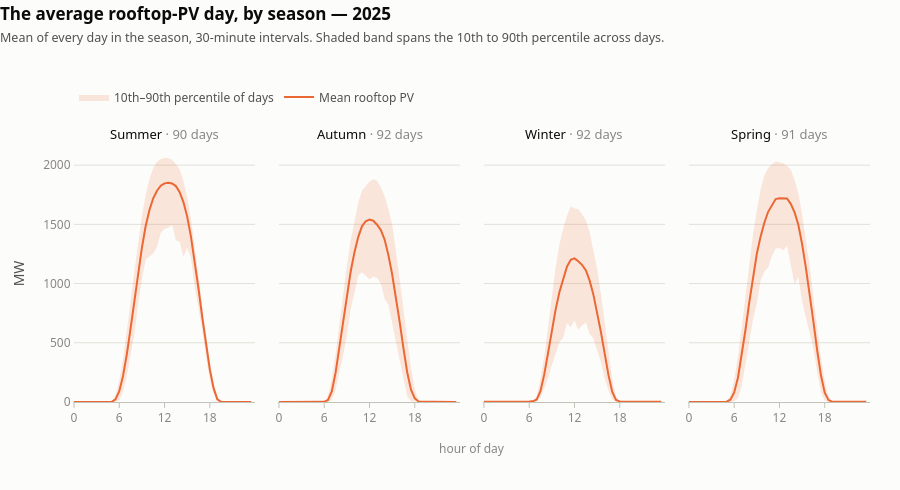

Notebook source saved alongside this figure:
### Markdown cell above
### 1. The average day, by season

Averaging every day in a season onto one 24-hour axis turns ~100,000 points into 48 per line.
Rooftop PV has no night-time floor to hide behind, so the seasonal difference is stark: the shaded
band is the 10th-to-90th percentile across days, and it is widest where a clear day and an overcast
day sit furthest apart.

Seasons are meteorological and southern-hemisphere, so Summer is Dec–Feb. Any season holding
fewer than `MIN_DAYS` days is dropped — all four survive in a complete year like 2025, but it
matters if you set `YEAR = 2026`, where the data stops on 1 September.

### Code cell
# ── Chart 1: average day shape by season ─────────────────────────────────────
SEASON_ORDER = ["Summer", "Autumn", "Winter", "Spring"]
MIN_DAYS = 30          # below this, an "average day" is not meaningful

days = d30.groupby("season")["date"].nunique()
seasons = [s for s in SEASON_ORDER if days.get(s, 0) >= MIN_DAYS]
print("days per season:", days.to_dict())
print("plotted:", seasons, " dropped:", [s for s in SEASON_ORDER if s not in seasons])

# Mean plus a 10th-90th percentile band, taken across the days of each season.
prof = (d30.groupby(["season", "tod_min"])["dpv_mw"]
        .agg(mean="mean",
             p10=lambda s: s.quantile(0.10),
             p90=lambda s: s.quantile(0.90))
        .reset_index())

fig = make_subplots(
    rows=1, cols=len(seasons), shared_yaxes=True, horizontal_spacing=0.03,
    subplot_titles=[f"{s} <span style='color:{MUTED};font-weight:400'>· {days[s]} days</span>"
                    for s in seasons])

for i, s in enumerate(seasons, start=1):
    p = prof[prof.season == s].sort_values("tod_min")
    hrs = p.tod_min / 60
    # Upper edge first, then the lower edge filled back up to it, so the fill
    # lands strictly between the two percentiles.
    fig.add_trace(go.Scatter(
        x=hrs, y=p.p90, name="10th–90th percentile of days", legendgroup="band",
        line=dict(width=0), showlegend=False, hoverinfo="skip"), row=1, col=i)
    fig.add_trace(go.Scatter(
        x=hrs, y=p.p10, name="10th–90th percentile of days", legendgroup="band",
        line=dict(width=0), fill="tonexty", fillcolor="rgba(235,104,52,0.16)",
        showlegend=(i == 1), hoverinfo="skip"), row=1, col=i)
    fig.add_trace(go.Scatter(
        x=hrs, y=p["mean"], name="Mean rooftop PV", legendgroup="mean",
        line=dict(color=ORANGE, width=2), showlegend=(i == 1),
        hovertemplate="%{y:.0f} MW<extra>Mean rooftop PV</extra>"), row=1, col=i)
    fig.update_xaxes(range=[0, 24], tickvals=[0, 6, 12, 18], row=1, col=i)

fig.update_yaxes(rangemode="tozero")
fig.update_yaxes(title_text="MW", row=1, col=1)
for a in fig.layout.annotations[:len(seasons)]:
    a.font.size, a.font.color = 13, INK

style(fig, f"The average rooftop-PV day, by season — {YEAR}",
      "Mean of every day in the season, 30-minute intervals. "
      "Shaded band spans the 10th to 90th percentile across days.",
      height=490, top=145, bottom=88, legend_y=1.13)
# One centred axis label rather than one per panel, so it stays centred at any panel count
fig.add_annotation(text="hour of day", xref="paper", yref="paper", x=0.5, y=-0.22,
                   showarrow=False, font=dict(color=MUTED, size=12))
fig.show()

# The numbers behind the shapes.
by_season = (d30.groupby(["season", "date"])["dpv_mw"]
             .agg(peak="max", energy=lambda s: s.sum() / 2 / 1000)   # 30-min MW -> GWh
             .reset_index().groupby("season")[["peak", "energy"]].mean()
             .reindex(seasons).round(2))
by_season.columns = ["mean daily peak (MW)", "mean daily energy (GWh)"]
print(by_season)

### Figure 1 — Plotly figure (JSON) as saved in the notebook; plotly's stock layout.template omitted (floating-point values rounded to 4 significant figures)
{"data": [{"hoverinfo": "skip", "legendgroup": "band", "line": {"width": 0}, "name": "10th–90th percentile of days", "showlegend": false, "type": "scatter", "x": [0.0, 0.5, 1.0, 1.5, 2.0, 2.5, 3.0, 3.5, 4.0, 4.5, 5.0, 5.5, 6.0, 6.5, 7.0, 7.5, 8.0, 8.5, 9.0, 9.5, 10.0, 10.5, 11.0, 11.5, 12.0, 12.5, 13.0, 13.5, 14.0, 14.5, 15.0, 15.5, 16.0, 16.5, 17.0, 17.5, 18.0, 18.5, 19.0, 19.5, 20.0, 20.5, 21.0, 21.5, 22.0, 22.5, 23.0, 23.5], "xaxis": "x", "y": [0.9007, 0.7747, 0.6875, 0.6107, 0.51, 0.56, 0.5305, 0.5315, 0.5613, 0.561, 3.939, 59.29, 181.1, 360.7, 589.0, 843.9, 1107.0, 1350.0, 1563.0, 1750.0, 1880.0, 1975.0, 2028.0, 2052.0, 2061.0, 2057.0, 2046.0, 2010.0, 1963.0, 1865.0, 1727.0, 1542.0, 1321.0, 1072.0, 805.9, 553.8, 333.2, 156.4, 38.28, 3.572, 3.014, 2.789, 1.874, 1.465, 1.297, 1.158, 1.051, 0.9138], "yaxis": "y"}, {"fill": "tonexty", "fillcolor": "rgba(235,104,52,0.16)", "hoverinfo": "skip", "legendgroup": "band", "line": {"width": 0}, "name": "10th–90th percentile of days", "showlegend": true, "type": "scatter", "x": [0.0, 0.5, 1.0, 1.5, 2.0, 2.5, 3.0, 3.5, 4.0, 4.5, 5.0, 5.5, 6.0, 6.5, 7.0, 7.5, 8.0, 8.5, 9.0, 9.5, 10.0, 10.5, 11.0, 11.5, 12.0, 12.5, 13.0, 13.5, 14.0, 14.5, 15.0, 15.5, 16.0, 16.5, 17.0, 17.5, 18.0, 18.5, 19.0, 19.5, 20.0, 20.5, 21.0, 21.5, 22.0, 22.5, 23.0, 23.5], "xaxis": "x", "y": [0.069, 0.069, 0.069, 0.06, 0.06, 0.06, 0.06, 0.06, 0.06, 0.05, 0.07, 0.4982, 12.89, 89.94, 219.5, 388.6, 574.1, 825.8, 1036.0, 1200.0, 1223.0, 1253.0, 1308.0, 1428.0, 1462.0, 1471.0, 1497.0, 1368.0, 1352.0, 1226.0, 1302.0, 1217.0, 969.4, 780.3, 611.0, 377.4, 188.3, 69.26, 7.02, 0.517, 0.2435, 0.08, 0.07, 0.07, 0.07, 0.07, 0.07, 0.07], "yaxis": "y"}, {"hovertemplate": "%{y:.0f} MW<extra>Mean rooftop PV</extra>", "legendgroup": "mean", "line": {"color": "#eb6834", "width": 2}, "name": "Mean rooftop PV", "showlegend": true, "type": "scatter", "x": [0.0, 0.5, 1.0, 1.5, 2.0, 2.5, 3.0, 3.5, 4.0, 4.5, 5.0, 5.5, 6.0, 6.5, 7.0, 7.5, 8.0, 8.5, 9.0, 9.5, 10.0, 10.5, 11.0, 11.5, 12.0, 12.5, 13.0, 13.5, 14.0, 14.5, 15.0, 15.5, 16.0, 16.5, 17.0, 17.5, 18.0, 18.5, 19.0, 19.5, 20.0, 20.5, 21.0, 21.5, 22.0, 22.5, 23.0, 23.5], "xaxis": "x", "y": [0.3663, 0.3714, 0.316, 0.287, 0.2601, 0.2528, 0.2294, 0.2323, 0.2498, 0.2355, 1.419, 22.45, 90.88, 220.5, 402.3, 621.0, 856.1, 1091.0, 1303.0, 1485.0, 1622.0, 1720.0, 1784.0, 1827.0, 1846.0, 1852.0, 1845.0, 1823.0, 1772.0, 1688.0, 1565.0, 1397.0, 1189.0, 956.6, 715.3, 478.2, 275.1, 116.8, 23.09, 1.97, 1.403, 1.039, 0.8318, 0.7001, 0.6995, 0.5797, 0.5287, 0.3858], "yaxis": "y"}, {"hoverinfo": "skip", "legendgroup": "band", "line": {"width": 0}, "name": "10th–90th percentile of days", "showlegend": false, "type": "scatter", "x": [0.0, 0.5, 1.0, 1.5, 2.0, 2.5, 3.0, 3.5, 4.0, 4.5, 5.0, 5.5, 6.0, 6.5, 7.0, 7.5, 8.0, 8.5, 9.0, 9.5, 10.0, 10.5, 11.0, 11.5, 12.0, 12.5, 13.0, 13.5, 14.0, 14.5, 15.0, 15.5, 16.0, 16.5, 17.0, 17.5, 18.0, 18.5, 19.0, 19.5, 20.0, 20.5, 21.0, 21.5, 22.0, 22.5, 23.0, 23.5], "xaxis": "x2", "y": [0.9715, 0.8527, 0.759, 0.6785, 0.4982, 0.506, 0.4688, 0.4512, 0.4813, 0.4425, 0.6495, 0.8843, 2.957, 48.75, 195.8, 399.1, 656.2, 902.0, 1150.0, 1362.0, 1533.0, 1677.0, 1783.0, 1828.0, 1862.0, 1880.0, 1868.0, 1814.0, 1737.0, 1630.0, 1496.0, 1276.0, 1041.0, 786.0, 525.1, 289.1, 104.7, 13.01, 3.947, 3.064, 3.07, 2.421, 2.38, 2.995, 2.718, 2.8, 1.953, 1.801], "yaxis": "y2"}, {"fill": "tonexty", "fillcolor": "rgba(235,104,52,0.16)", "hoverinfo": "skip", "legendgroup": "band", "line": {"width": 0}, "name": "10th–90th percentile of days", "showlegend": false, "type": "scatter", "x": [0.0, 0.5, 1.0, 1.5, 2.0, 2.5, 3.0, 3.5, 4.0, 4.5, 5.0, 5.5, 6.0, 6.5, 7.0, 7.5, 8.0, 8.5, 9.0, 9.5, 10.0, 10.5, 11.0, 11.5, 12.0, 12.5, 13.0, 13.5, 14.0, 14.5, 15.0, 15.5, 16.0, 16.5, 17.0, 17.5, 18.0, 18.5, 19.0, 19.5, 20.0, 20.5, 21.0, 21.5, 22.0, 22.5, 23.0, 23.5], "xaxis": "x2", "y": [0.221, 0.2485, 0.2303, 0.2105, 0.211, 0.22, 0.2033, 0.22, 0.23, 0.2195, 0.23, 0.24, 0.3617, 2.69, 17.08, 100.3, 253.3, 391.5, 569.8, 785.1, 919.3, 1066.0, 1094.0, 1069.0, 1036.0, 1057.0, 1047.0, 1002.0, 872.0, 822.3, 651.8, 509.6, 351.6, 189.1, 49.48, 3.388, 1.268, 0.6038, 0.6265, 0.6692, 0.591, 0.549, 0.3613, 0.3458, 0.3752, 0.267, 0.2807, 0.2785], "yaxis": "y2"}, {"hovertemplate": "%{y:.0f} MW<extra>Mean rooftop PV</extra>", "legendgroup": "mean", "line": {"color": "#eb6834", "width": 2}, "name": "Mean rooftop PV", "showlegend": false, "type": "scatter", "x": [0.0, 0.5, 1.0, 1.5, 2.0, 2.5, 3.0, 3.5, 4.0, 4.5, 5.0, 5.5, 6.0, 6.5, 7.0, 7.5, 8.0, 8.5, 9.0, 9.5, 10.0, 10.5, 11.0, 11.5, 12.0, 12.5, 13.0, 13.5, 14.0, 14.5, 15.0, 15.5, 16.0, 16.5, 17.0, 17.5, 18.0, 18.5, 19.0, 19.5, 20.0, 20.5, 21.0, 21.5, 22.0, 22.5, 23.0, 23.5], "xaxis": "x2", "y": [0.6357, 0.5536, 0.4796, 0.4555, 0.4211, 0.4131, 0.4062, 0.4097, 0.413, 0.4032, 0.5559, 0.5884, 1.346, 16.95, 89.17, 245.3, 453.2, 675.9, 897.5, 1100.0, 1261.0, 1393.0, 1483.0, 1526.0, 1540.0, 1530.0, 1497.0, 1452.0, 1372.0, 1241.0, 1078.0, 887.1, 673.8, 453.6, 249.0, 104.6, 31.1, 4.928, 2.081, 1.766, 1.685, 1.394, 1.371, 1.509, 1.411, 1.24, 0.9915, 0.8248], "yaxis": "y2"}, {"hoverinfo": "skip", "legendgroup": "band", "line": {"width": 0}, "name": "10th–90th percentile of days", "showlegend": false, "type": "scatter", "x": [0.0, 0.5, 1.0, 1.5, 2.0, 2.5, 3.0, 3.5, 4.0, 4.5, 5.0, 5.5, 6.0, 6.5, 7.0, 7.5, 8.0, 8.5, 9.0, 9.5, 10.0, 10.5, 11.0, 11.5, 12.0, 12.5, 13.0, 13.5, 14.0, 14.5, 15.0, 15.5, 16.0, 16.5, 17.0, 17.5, 18.0, 18.5, 19.0, 19.5, 20.0, 20.5, 21.0, 21.5, 22.0, 22.5, 23.0, 23.5], "xaxis": "x3", "y": [4.478, 3.466, 3.196, 3.138, 3.193, 3.23, 3.157, 2.628, 2.181, 2.304, 3.946, 4.81, 5.354, 8.709, 48.78, 195.7, 381.7, 634.5, 892.0, 1134.0, 1327.0, 1465.0, 1571.0, 1650.0, 1633.0, 1629.0, 1585.0, 1537.0, 1438.0, 1291.0, 1122.0, 911.8, 682.1, 421.2, 194.4, 44.47, 9.115, 8.869, 8.734, 7.671, 7.767, 6.91, 6.715, 6.616, 5.831, 5.669, 5.431, 4.914], "yaxis": "y3"}, {"fill": "tonexty", "fillcolor": "rgba(235,104,52,0.16)", "hoverinfo": "skip", "legendgroup": "band", "line": {"width": 0}, "name": "10th–90th percentile of days", "showlegend": false, "type": "scatter", "x": [0.0, 0.5, 1.0, 1.5, 2.0, 2.5, 3.0, 3.5, 4.0, 4.5, 5.0, 5.5, 6.0, 6.5, 7.0, 7.5, 8.0, 8.5, 9.0, 9.5, 10.0, 10.5, 11.0, 11.5, 12.0, 12.5, 13.0, 13.5, 14.0, 14.5, 15.0, 15.5, 16.0, 16.5, 17.0, 17.5, 18.0, 18.5, 19.0, 19.5, 20.0, 20.5, 21.0, 21.5, 22.0, 22.5, 23.0, 23.5], "xaxis": "x3", "y": [0.2655, 0.26, 0.26, 0.24, 0.25, 0.25, 0.25, 0.2518, 0.227, 0.23, 2.075, 1.959, 2.224, 2.308, 7.263, 38.0, 114.9, 202.0, 312.4, 418.9, 504.1, 545.2, 664.3, 630.1, 688.4, 609.8, 645.9, 671.5, 577.1, 536.4, 438.8, 338.7, 199.3, 98.61, 20.99, 2.503, 1.753, 1.628, 1.932, 1.396, 1.31, 1.29, 0.928, 1.165, 0.8817, 0.4333, 0.272, 0.261], "yaxis": "y3"}, {"hovertemplate": "%{y:.0f} MW<extra>Mean rooftop PV</extra>", "legendgroup": "mean", "line": {"color": "#eb6834", "width": 2}, "name": "Mean rooftop PV", "showlegend": false, "type": "scatter", "x": [0.0, 0.5, 1.0, 1.5, 2.0, 2.5, 3.0, 3.5, 4.0, 4.5, 5.0, 5.5, 6.0, 6.5, 7.0, 7.5, 8.0, 8.5, 9.0, 9.5, 10.0, 10.5, 11.0, 11.5, 12.0, 12.5, 13.0, 13.5, 14.0, 14.5, 15.0, 15.5, 16.0, 16.5, 17.0, 17.5, 18.0, 18.5, 19.0, 19.5, 20.0, 20.5, 21.0, 21.5, 22.0, 22.5, 23.0, 23.5], "xaxis": "x3", "y": [1.676, 1.401, 1.21, 1.169, 1.2, 1.152, 1.07, 0.929, 0.8497, 0.8707, 2.902, 3.711, 3.494, 5.291, 21.75, 94.05, 235.0, 415.3, 601.4, 780.1, 926.1, 1040.0, 1142.0, 1201.0, 1212.0, 1189.0, 1158.0, 1112.0, 1027.0, 908.7, 754.3, 592.4, 410.1, 228.6, 86.97, 16.92, 5.113, 5.013, 4.855, 4.496, 4.264, 3.947, 3.58, 3.382, 3.024, 2.775, 2.477, 2.003], "yaxis": "y3"}, {"hoverinfo": "skip", "legendgroup": "band", "line": {"width": 0}, "name": "10th–90th percentile of days", "showlegend": false, "type": "scatter", "x": [0.0, 0.5, 1.0, 1.5, 2.0, 2.5, 3.0, 3.5, 4.0, 4.5, 5.0, 5.5, 6.0, 6.5, 7.0, 7.5, 8.0, 8.5, 9.0, 9.5, 10.0, 10.5, 11.0, 11.5, 12.0, 12.5, 13.0, 13.5, 14.0, 14.5, 15.0, 15.5, 16.0, 16.5, 17.0, 17.5, 18.0, 18.5, 19.0, 19.5, 20.0, 20.5, 21.0, 21.5, 22.0, 22.5, 23.0, 23.5], "xaxis": "x4", "y": [3.143, 2.42, 2.207, 2.078, 1.817, 1.685, 1.802, 1.68, 1.85, 1.728, 4.717, 54.08, 185.3, 384.0, 627.2, 898.0, 1167.0, 1417.0, 1616.0, 1791.0, 1913.0, 1975.0, 2007.0, 2030.0, 2023.0, 2016.0, 1994.0, 1962.0, 1874.0, 1760.0, 1584.0, 1387.0, 1151.0, 884.6, 617.5, 376.3, 176.3, 46.54, 7.485, 7.582, 7.69, 8.357, 7.483, 6.582, 6.0, 4.813, 4.583, 4.243], "yaxis": "y4"}, {"fill": "tonexty", "fillcolor": "rgba(235,104,52,0.16)", "hoverinfo": "skip", "legendgroup": "band", "line": {"width": 0}, "name": "10th–90th percentile of days", "showlegend": false, "type": "scatter", "x": [0.0, 0.5, 1.0, 1.5, 2.0, 2.5, 3.0, 3.5, 4.0, 4.5, 5.0, 5.5, 6.0, 6.5, 7.0, 7.5, 8.0, 8.5, 9.0, 9.5, 10.0, 10.5, 11.0, 11.5, 12.0, 12.5, 13.0, 13.5, 14.0, 14.5, 15.0, 15.5, 16.0, 16.5, 17.0, 17.5, 18.0, 18.5, 19.0, 19.5, 20.0, 20.5, 21.0, 21.5, 22.0, 22.5, 23.0, 23.5], "xaxis": "x4", "y": [0.03, 0.03, 0.03, 0.03, 0.03, 0.03, 0.02833, 0.02, 0.02167, 0.03, 0.03, 0.7183, 6.605, 31.77, 136.1, 328.1, 523.3, 702.3, 834.3, 1026.0, 1102.0, 1135.0, 1234.0, 1296.0, 1301.0, 1279.0, 1322.0, 1172.0, 993.8, 1055.0, 850.3, 713.8, 586.0, 456.0, 253.9, 83.7, 11.37, 0.7117, 0.1633, 0.03, 0.03, 0.03, 0.03, 0.03, 0.03, 0.03, 0.03, 0.03], "yaxis": "y4"}, {"hovertemplate": "%{y:.0f} MW<extra>Mean rooftop PV</extra>", "legendgroup": "mean", "line": {"color": "#eb6834", "width": 2}, "name": "Mean rooftop PV", "showlegend": false, "type": "scatter", "x": [0.0, 0.5, 1.0, 1.5, 2.0, 2.5, 3.0, 3.5, 4.0, 4.5, 5.0, 5.5, 6.0, 6.5, 7.0, 7.5, 8.0, 8.5, 9.0, 9.5, 10.0, 10.5, 11.0, 11.5, 12.0, 12.5, 13.0, 13.5, 14.0, 14.5, 15.0, 15.5, 16.0, 16.5, 17.0, 17.5, 18.0, 18.5, 19.0, 19.5, 20.0, 20.5, 21.0, 21.5, 22.0, 22.5, 23.0, 23.5], "xaxis": "x4", "y": [0.9963, 0.8796, 0.7913, 0.7244, 0.6864, 0.637, 0.6192, 0.6169, 0.6163, 0.6295, 2.162, 19.52, 80.98, 205.4, 389.5, 610.0, 841.1, 1059.0, 1252.0, 1396.0, 1513.0, 1606.0, 1665.0, 1713.0, 1720.0, 1719.0, 1719.0, 1673.0, 1602.0, 1497.0, 1334.0, 1135.0, 917.4, 678.7, 436.4, 225.4, 79.01, 16.2, 2.803, 2.352, 2.193, 2.271, 2.028, 1.893, 1.718, 1.398, 1.281, 1.098], "yaxis": "y4"}], "layout": {"annotations": [{"font": {"color": "#0b0b0b", "size": 13}, "showarrow": false, "text": "Summer <span style='color:#898781;font-weight:400'>· 90 days</span>", "x": 0.1138, "xanchor": "center", "xref": "paper", "y": 1.0, "yanchor": "bottom", "yref": "paper"}, {"font": {"color": "#0b0b0b", "size": 13}, "showarrow": false, "text": "Autumn <span style='color:#898781;font-weight:400'>· 92 days</span>", "x": 0.3712, "xanchor": "center", "xref": "paper", "y": 1.0, "yanchor": "bottom", "yref": "paper"}, {"font": {"color": "#0b0b0b", "size": 13}, "showarrow": false, "text": "Winter <span style='color:#898781;font-weight:400'>· 92 days</span>", "x": 0.6288, "xanchor": "center", "xref": "paper", "y": 1.0, "yanchor": "bottom", "yref": "paper"}, {"font": {"color": "#0b0b0b", "size": 13}, "showarrow": false, "text": "Spring <span style='color:#898781;font-weight:400'>· 91 days</span>", "x": 0.8862, "xanchor": "center", "xref": "paper", "y": 1.0, "yanchor": "bottom", "yref": "paper"}, {"font": {"color": "#898781", "size": 12}, "showarrow": false, "text": "hour of day", "x": 0.5, "xref": "paper", "y": -0.22, "yref": "paper"}], "font": {"color": "#52514e", "family": "system-ui, -apple-system, Segoe UI, sans-serif", "size": 12}, "height": 490, "hovermode": "x unified", "legend": {"bgcolor": "rgba(0,0,0,0)", "font": {"color": "#52514e"}, "orientation": "h", "x": 0, "y": 1.13, "yanchor": "bottom"}, "margin": {"b": 88, "l": 74, "r": 30, "t": 145}, "paper_bgcolor": "#fcfcfb", "plot_bgcolor": "#fcfcfb", "title": {"font": {"color": "#0b0b0b", "size": 17}, "text": "<b>The average rooftop-PV day, by season — 2025</b><br><span style='font-size:12.5px;color:#52514e'>Mean of every day in the season, 30-minute intervals. Shaded band spans the 10th to 90th percentile across days.</span>", "x": 0, "xanchor": "left", "y": 0.96}, "xaxis": {"anchor": "y", "domain": [0.0, 0.2275], "linecolor": "#c3c2b7", "range": [0, 24], "showgrid": false, "tickcolor": "#c3c2b7", "tickfont": {"color": "#898781"}, "ticks": "outside", "tickvals": [0, 6, 12, 18]}, "xaxis2": {"anchor": "y2", "domain": [0.2575, 0.485], "linecolor": "#c3c2b7", "range": [0, 24], "showgrid": false, "tickcolor": "#c3c2b7", "tickfont": {"color": "#898781"}, "ticks": "outside", "tickvals": [0, 6, 12, 18]}, "xaxis3": {"anchor": "y3", "domain": [0.515, 0.7425], "linecolor": "#c3c2b7", "range": [0, 24], "showgrid": false, "tickcolor": "#c3c2b7", "tickfont": {"color": "#898781"}, "ticks": "outside", "tickvals": [0, 6, 12, 18]}, "xaxis4": {"anchor": "y4", "domain": [0.7725, 1.0], "linecolor": "#c3c2b7", "range": [0, 24], "showgrid": false, "tickcolor": "#c3c2b7", "tickfont": {"color": "#898781"}, "ticks": "outside", "tickvals": [0, 6, 12, 18]}, "yaxis": {"anchor": "x", "domain": [0.0, 1.0], "gridcolor": "#e1e0d9", "linecolor": "rgba(0,0,0,0)", "rangemode": "tozero", "tickfont": {"color": "#898781"}, "title": {"text": "MW"}}, "yaxis2": {"anchor": "x2", "domain": [0.0, 1.0], "gridcolor": "#e1e0d9", "linecolor": "rgba(0,0,0,0)", "matches": "y", "rangemode": "tozero", "showticklabels": false, "tickfont": {"color": "#898781"}}, "yaxis3": {"anchor": "x3", "domain": [0.0, 1.0], "gridcolor": "#e1e0d9", "linecolor": "rgba(0,0,0,0)", "matches": "y", "rangemode": "tozero", "showticklabels": false, "tickfont": {"color": "#898781"}}, "yaxis4": {"anchor": "x4", "domain": [0.0, 1.0], "gridcolor": "#e1e0d9", "linecolor": "rgba(0,0,0,0)", "matches": "y", "rangemode": "tozero", "showticklabels": false, "tickfont": {"color": "#898781"}}}}
